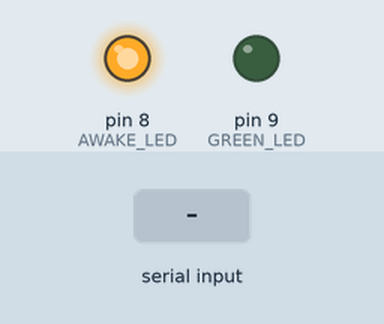
A sketch run on a simulated Arduino Uno, built with avr-gcc and run on an emulated ATmega328P. Shown: output pins drawn as LEDs (lit = HIGH). Dashed ring = blinking. Inputs (shaded band) come from the test bench. Sleep ends after the set time or at an interrupt. At 6.5 s the program stops and its outputs stay as they are.

Above: at 1.2 s.
1.3 s: "90,45\n" received over the second serial link
At 1.4 s:
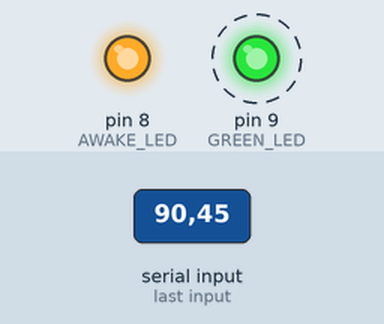
At 7.7 s:
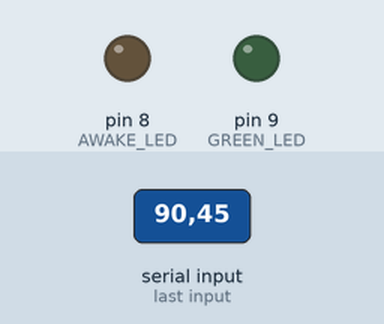
Timing chart, 0 to 8.0 s (numbered marks = the images above; inputs shaded):
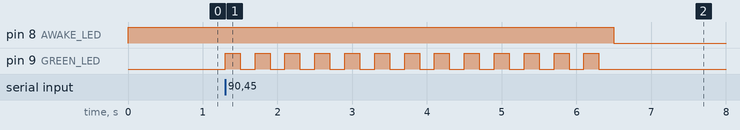

Measured:
- after the input at 1.3 s, pin 8 (AWAKE_LED): HIGH → LOW after 5.2 s instead of 3.7 s; pin 9 (GREEN_LED): alternates HIGH for 0.20 s and LOW for 0.20 s, 26 changes in all, then stays LOW, starting at once

The sketch:

Soft_Wakeup.ino
```cpp
#include <avr/sleep.h>
#include <avr/power.h>
#include <SoftwareSerial.h>

const byte AWAKE_LED = 8;
const byte GREEN_LED = 9;
const unsigned long WAIT_TIME = 5000;
const byte RX_PIN = 4;
const byte TX_PIN = 5;

SoftwareSerial mySerial(RX_PIN, TX_PIN); // RX, TX

void setup()
{
  pinMode (GREEN_LED, OUTPUT);
  pinMode (AWAKE_LED, OUTPUT);
  digitalWrite (AWAKE_LED, HIGH);
  mySerial.begin(9600);
} // end of setup

unsigned long lastSleep;

void loop()
{
  if (millis () - lastSleep >= WAIT_TIME)
  {
    lastSleep = millis ();

    noInterrupts ();

    byte old_ADCSRA = ADCSRA;
    // disable ADC
    ADCSRA = 0;

    set_sleep_mode (SLEEP_MODE_PWR_DOWN);
    power_adc_disable();
    power_spi_disable();
    power_timer0_disable();
    power_timer1_disable();
    power_timer2_disable();
    power_twi_disable();

    sleep_enable();
    digitalWrite (AWAKE_LED, LOW);
    interrupts ();
    sleep_cpu ();
    digitalWrite (AWAKE_LED, HIGH);
    sleep_disable();
    power_all_enable();

    ADCSRA = old_ADCSRA;
  }  // end of time to sleep

  if (mySerial.available () > 0)
  {
    byte flashes = mySerial.read () - '0';
    if (flashes > 0 && flashes < 10)
      {
      // flash LED x times
      for (byte i = 0; i < flashes; i++)
        {
        digitalWrite (GREEN_LED, HIGH);
        delay (200);
        digitalWrite (GREEN_LED, LOW);
        delay (200);
        }
      }
  }  // end of if

}  // end of loop
```
